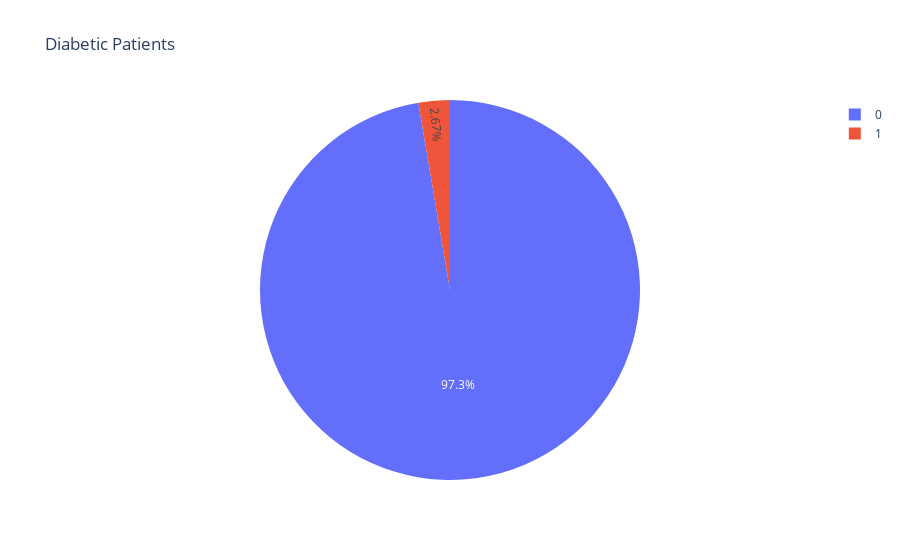

Notebook cell for this chart:
### Code cell
plt = px.pie(df_cleaned, names='diabetes', title= "Diabetic Patients")
plt.show()

### Figure 1 — Plotly figure (JSON) as saved in the notebook; plotly's stock layout.template omitted (floating-point values rounded to 4 significant figures; data arrays with more than 128 entries replaced by an {"elided": "..."} marker saying what was removed)
{"data": [{"domain": {"x": [0, 1], "y": [0, 1]}, "hovertemplate": "diabetes=%{label}<extra></extra>", "labels": {"elided": "3637 int values"}, "legendgroup": "", "name": "", "showlegend": true, "type": "pie"}], "layout": {"legend": {"tracegroupgap": 0}, "title": {"text": "Diabetic Patients"}}}
